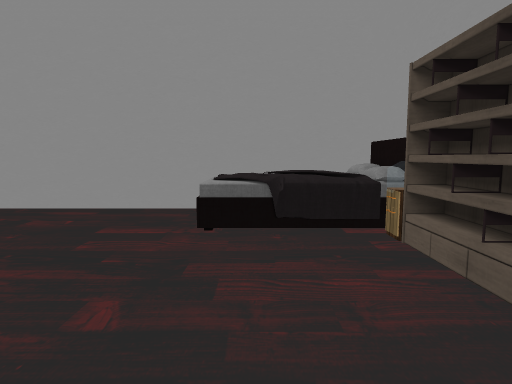
view 1 (above)

12 first-person views from a walk through a Unity game level. The camera is 1.5 m above the floor, tilts 6° down and sees 75° across. Doors are open. The floor is counted in squares, 1 m on a side. Each view is taken from the middle of a square. On the plan, view 1 faces up. The plan holds only what a view shows up to about 15 squares ahead; the rest is blank. The player is left out. Some surface patterns are stand-ins.

view 2
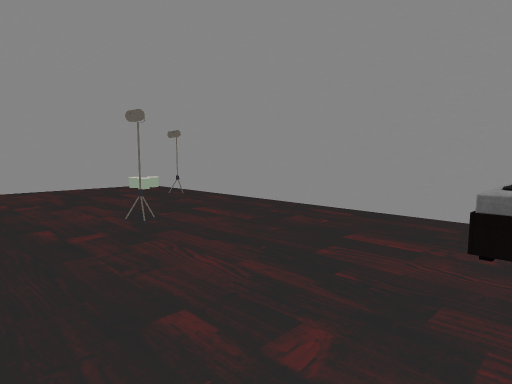

view 3
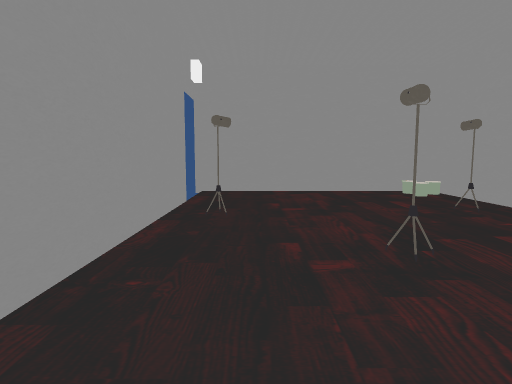

view 4
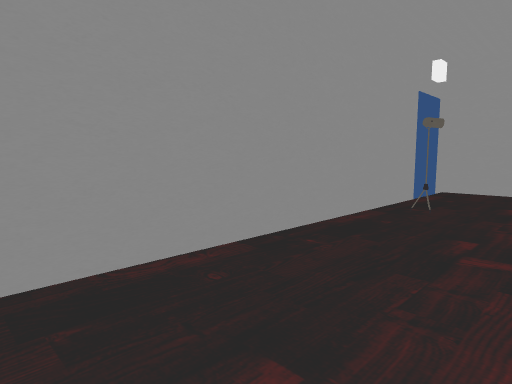

view 5
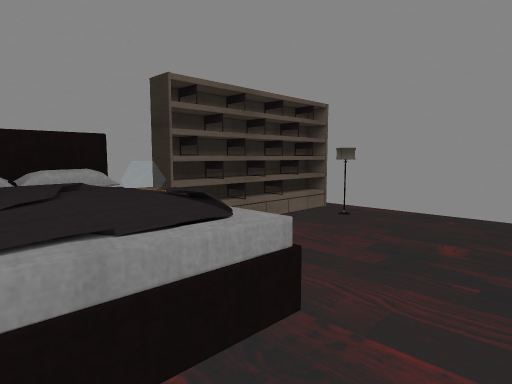

view 6
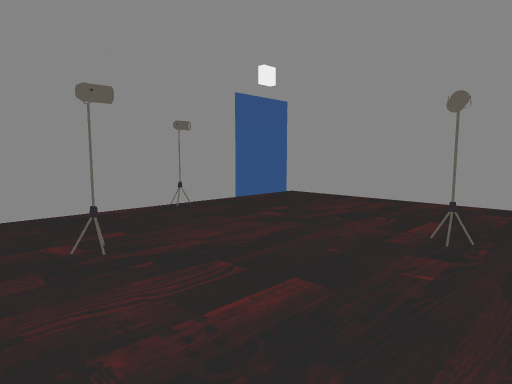

view 7
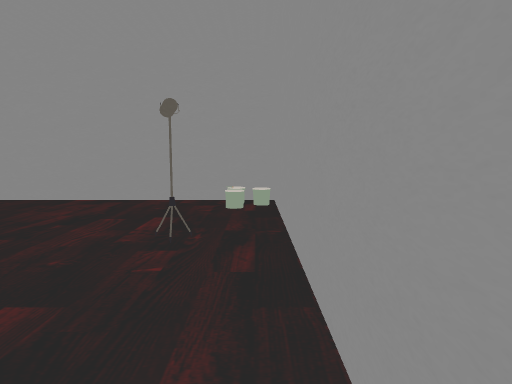

view 8
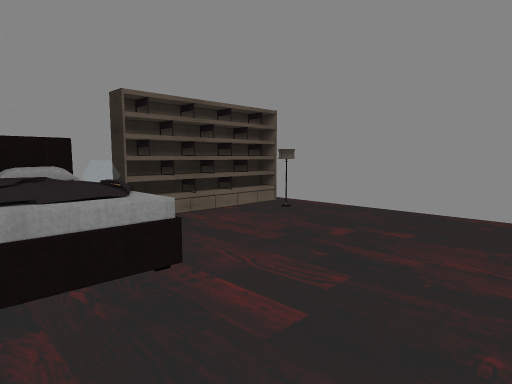

view 9
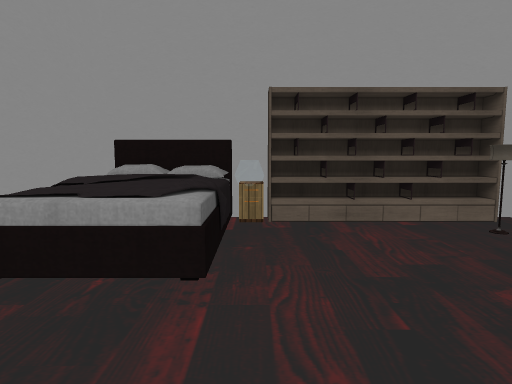

view 10
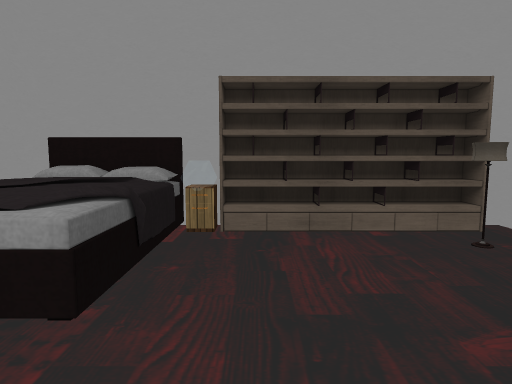

view 11
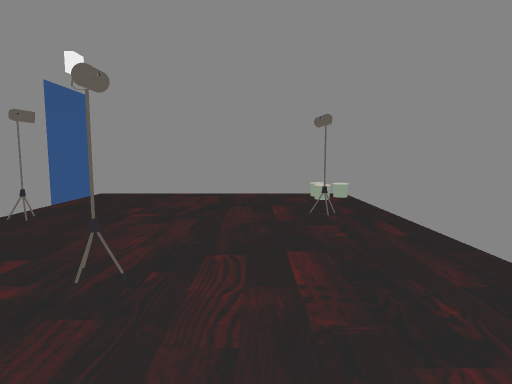

view 12
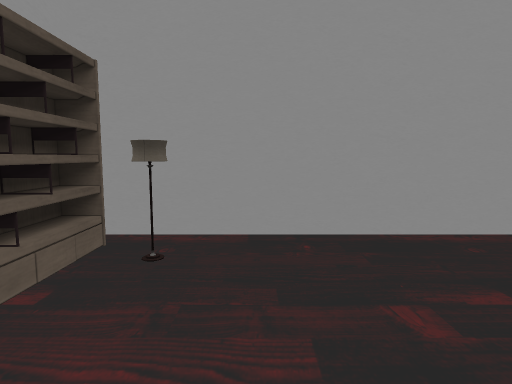

### Floor plan
Points are (right, up) in squares from view 1. A wall is a line through its corners. A room is listed if a view was taken in it or the views show most of it. See-through windows are left out.
Room 1 (views 1, 2, 3, 4, 5, 6, 7, 8, 9, 10, 11, 12)
walls: (-6.6, 4.6) (-6.6, 4.1); (-10.7, 8) (-10.6, 7.5); (-10.8, 7.9) (-10.5, 7.5); (-13.4, -0.4) (3.3, -0.4) (3.3, 0); (3.4, 9.6) (-16.6, 9.6) (-16.6, -0.8)
low walls: (-6.5, 4.6) (-6.7, 4.1)
ways out: open door at (-14.5, -1)
objects: bed (-1, 7) to (3, 9); other object (2, 1); bookshelf (3, 1) to (3, 5); nightstand (3, 6)

Positions as (right, up) in squares from view 1, and headings:
1: (0, 0), facing up
2: (0, 1), facing up-left
3: (-2, 2), facing left
4: (-1, 4), facing down-left
5: (-3, 9), facing down-right
6: (-5, 9), facing down-left
7: (-5, 9), facing left
8: (-5, 9), facing down-right
9: (-5, 6), facing right
10: (-4, 5), facing right
11: (-3, 6), facing left
12: (0, 6), facing down
